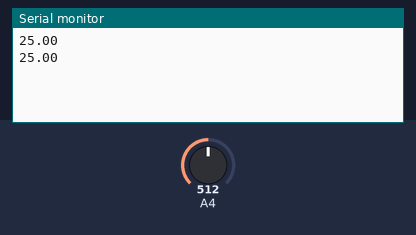
A sketch run on a simulated Arduino Uno, built with avr-gcc and run on an emulated ATmega328P. Shown: the last lines printed to the serial monitor. The test bench sets the inputs (shaded band); at power-on: A4 = 512.

Above: at 1.8 s.
1.9 s: A4 set to 0
At 2.4 s:
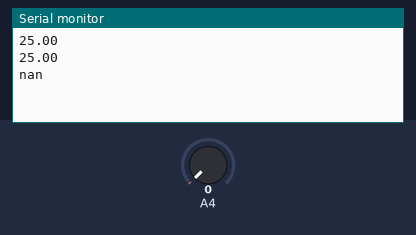
4.5 s: A4 set to 122
At 5.8 s:
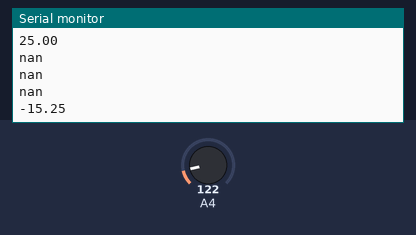

Measured:
- after the input at 1.9 s, the serial monitor: prints a new line after 0.10 s (image 1)
- after the input at 4.5 s, the serial monitor: prints a new line after 0.50 s (image 2)

The sketch:

sensor.ino
```cpp
void setup() {
  Serial.begin(9600);
}

double Getterm(int RawADC) {
  double temp = 0;
  temp = log(((10240000 / RawADC) - 10000));
  temp = 1 / (0.001129148 + (0.000234125 * temp) + (0.0000000876741 * temp * temp * temp));
  temp = temp - 273.15;
  return temp;
}

void loop() {
  Serial.println(Getterm(analogRead(4)));
  delay(1000);
}
```
